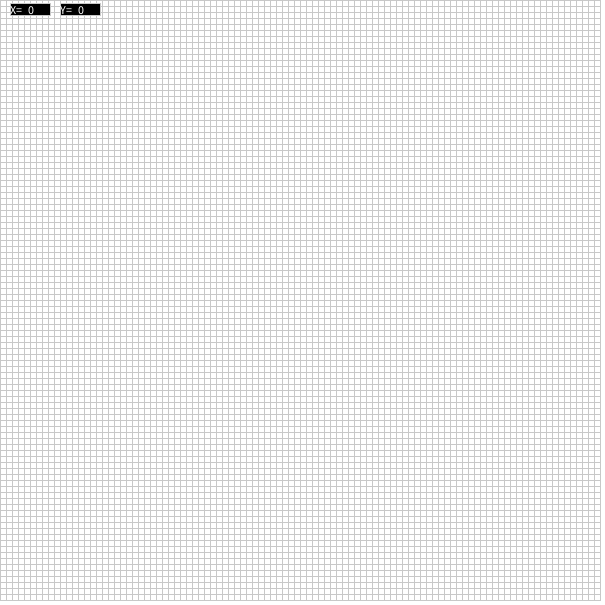
Frame 1 (no input)
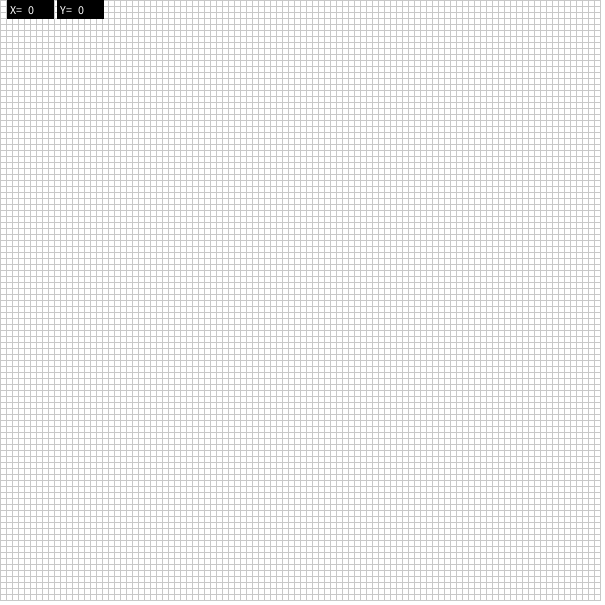
Frame 60 (the mouse pressed at the canvas centre just before this capture)
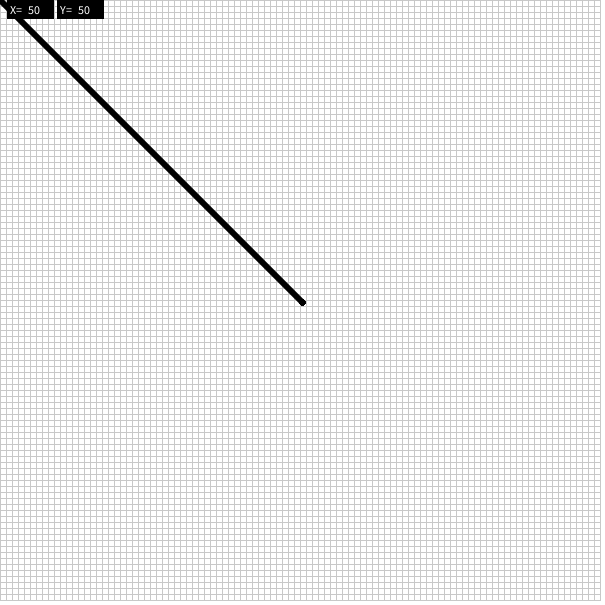
Frame 120 (the mouse held since frame 60 and released just before this capture)

The Processing sketch that drew these frames (run headless with seeded random() and noise(); from frame 60 on, the mouse is pressed at the canvas centre):

// Processing sketch: processing_69775
// ── processing_69775.pde

int videoScale = 6;
int cols, rows;

void setup() {
  size(605, 605);
  background(255);
  frameRate(100);
  cursor(CROSS);
  cols = width/videoScale;
  rows = height/videoScale;
  
  for (int i = 0; i < cols; i++) {
    // Begin loop for rows 
    for (int j = 0; j < rows; j++) {
    // Scaling up to draw a rectangle at (x,y)
      int x = i*videoScale;
      int y = j*videoScale;
     fill(255);
      stroke(200);
      // For every column and row, a rectangle is drawn at an (x,y) location scaled and sized by videoScale.
      rect(x,y,videoScale,videoScale); 
    }
  }
}


void draw() {
  
  smooth();

  fill(0);
  rect(10, 3, 40, 12);
  fill(255);
  text((mouseX*100)/600, 28, 14);
  text("X=", 10, 14); 


  fill(0);
  rect(60, 3, 40, 12);
  fill(255);
  text((mouseY*100)/600, 78, 14);
  text("Y=", 60, 14); 
  
  stroke(0);
  strokeWeight(6);
   if (mousePressed) { 
    line(mouseX, mouseY, pmouseX, pmouseY);
  }

  if (keyPressed) {
    if (key == 'r') {
      strokeWeight(1);
      background(255);
      for (int i = 0; i < cols; i++) {
    // Begin loop for rows 
    for (int j = 0; j < rows; j++) {
    // Scaling up to draw a rectangle at (x,y)
      int x = i*videoScale;
      int y = j*videoScale;
     fill(255);
      stroke(200);
      // For every column and row, a rectangle is drawn at an (x,y) location scaled and sized by videoScale.
      rect(x,y,videoScale,videoScale); 
    }
  }
    }
  }
}
